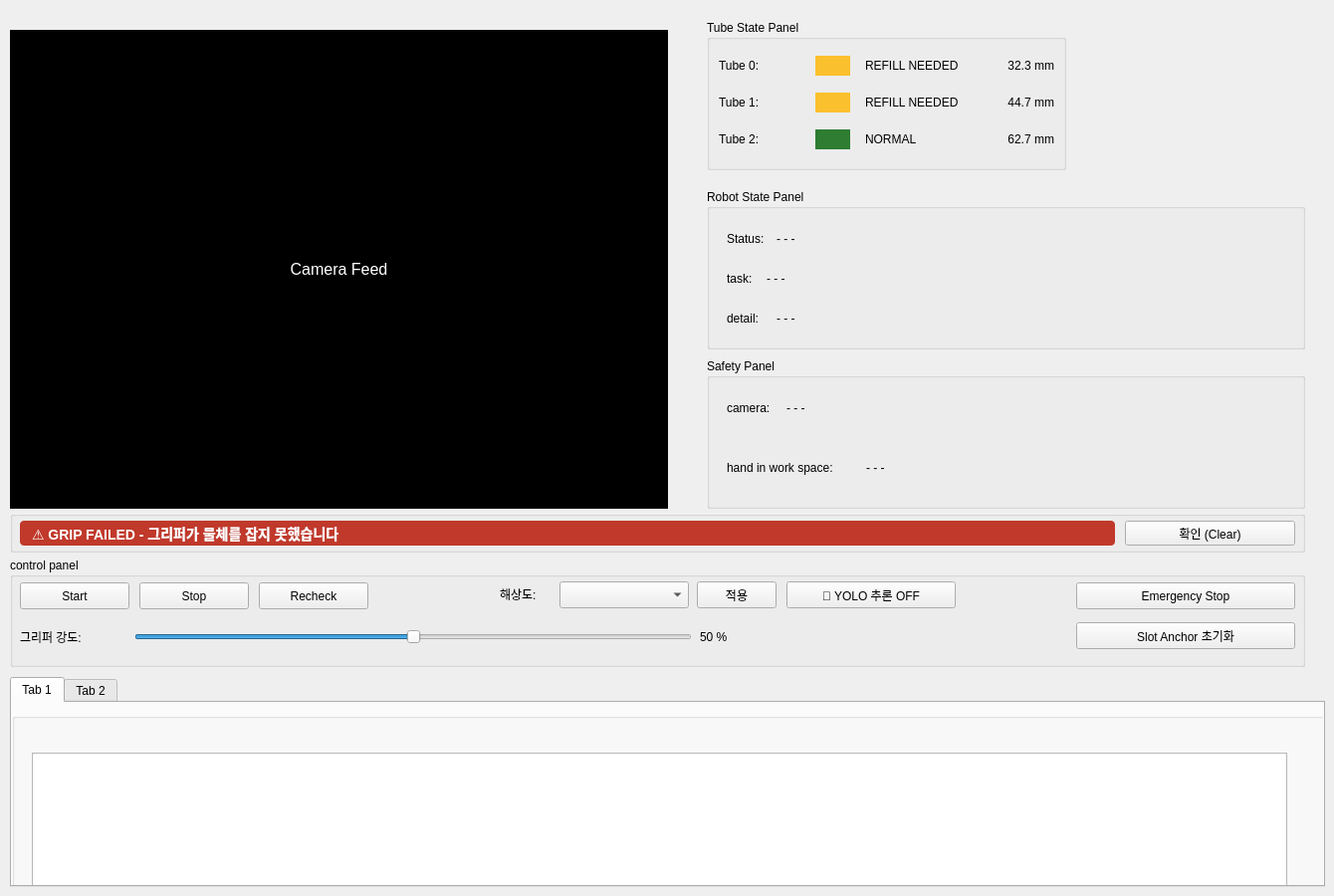
     <widget class="QWidget" name="tab_dashboard">
      <attribute name="title">
       <string>📺 운영 대시보드</string>
      </attribute>
      <widget class="QLabel" name="videoLabel">
       <property name="geometry">
        <rect>
         <x>10</x>
         <y>30</y>
         <width>661</width>
         <height>481</height>
        </rect>
       </property>
       <property name="styleSheet">
        <string>background-color:black; color:white; font-size:16px;</string>
       </property>
       <property name="text">
        <string>Camera Feed</string>
       </property>
       <property name="alignment">
        <set>Qt::AlignCenter</set>
       </property>
      </widget>
      <widget class="QGroupBox" name="groupBox_2">
       <property name="geometry">
        <rect>
         <x>710</x>
         <y>190</y>
         <width>601</width>
         <height>161</height>
        </rect>
       </property>
       <property name="title">
        <string>Robot State Panel</string>
       </property>
       <widget class="QLabel" name="label_tube0_2">
     <property name="geometry">
         <rect>
          <x>20</x>
          <y>40</y>
          <width>75</width>
          <height>20</height>
         </rect>
        </property>
        <property name="text">
         <string>Status:</string>
        </property>
       </widget>
       <widget class="QLabel" name="label_tube0_3">
     <property name="geometry">
         <rect>
          <x>20</x>
          <y>80</y>
          <width>75</width>
          <height>20</height>
         </rect>
        </property>
        <property name="text">
         <string>task:</string>
        </property>
       </widget>
       <widget class="QLabel" name="label_tube0_4">
     <property name="geometry">
         <rect>
          <x>20</x>
          <y>120</y>
          <width>75</width>
          <height>20</height>
         </rect>
        </property>
        <property name="text">
         <string>detail:</string>
        </property>
       </widget>
       <widget class="QLabel" name="label_tube0_9">
     <property name="geometry">
         <rect>
          <x>70</x>
          <y>120</y>
          <width>400</width>
          <height>20</height>
         </rect>
        </property>
        <property name="text">
         <string>- - -</string>
        </property>
       </widget>
       <widget class="QLabel" name="label_tube0_10">
     <property name="geometry">
         <rect>
          <x>60</x>
          <y>80</y>
          <width>400</width>
          <height>20</height>
         </rect>
        </property>
        <property name="text">
         <string>- - -</string>
        </property>
       </widget>
       <widget class="QLabel" name="label_tube0_11">
     <property name="geometry">
         <rect>
          <x>70</x>
          <y>40</y>
          <width>400</width>
          <height>20</height>
         </rect>
        </property>
        <property name="text">
         <string>- - -</string>
        </property>
       </widget>
      </widget>
      <widget class="QGroupBox" name="groupBox_3">
       <property name="geometry">
        <rect>
         <x>710</x>
         <y>360</y>
         <width>601</width>
         <height>151</height>
        </rect>
       </property>
       <property name="title">
        <string>Safety Panel</string>
       </property>
       <widget class="QLabel" name="label_tube0_5">
     <property name="geometry">
         <rect>
          <x>20</x>
          <y>40</y>
          <width>75</width>
          <height>20</height>
         </rect>
        </property>
        <property name="text">
         <string>camera:</string>
        </property>
       </widget>
       <widget class="QLabel" name="label_tube0_6">
     <property name="geometry">
         <rect>
          <x>20</x>
          <y>100</y>
          <width>141</width>
          <height>20</height>
         </rect>
        </property>
        <property name="text">
         <string>hand in work space:</string>
        </property>
       </widget>
       <widget class="QLabel" name="label_tube0_7">
     <property name="geometry">
         <rect>
          <x>80</x>
          <y>40</y>
          <width>400</width>
          <height>20</height>
         </rect>
        </property>
        <property name="text">
         <string>- - -</string>
        </property>
       </widget>
       <widget class="QLabel" name="label_tube0_8">
     <property name="geometry">
         <rect>
          <x>160</x>
          <y>100</y>
          <width>400</width>
          <height>20</height>
         </rect>
        </property>
        <property name="text">
         <string>- - -</string>
        </property>
       </widget>
      </widget>
      <widget class="QGroupBox" name="groupBox_alert">
       <property name="geometry">
        <rect>
         <x>10</x>
         <y>513</y>
         <width>1301</width>
         <height>42</height>
        </rect>
       </property>
       <property name="title">
        <string/>
       </property>
       <widget class="QLabel" name="lbl_grip_fail_alert">
        <property name="geometry">
         <rect>
          <x>10</x>
          <y>10</y>
          <width>1100</width>
          <height>25</height>
         </rect>
        </property>
        <property name="visible">
         <bool>false</bool>
        </property>
        <property name="styleSheet">
         <string>background-color:#c0392b; color:white; font-weight:bold; font-size:14px; border-radius:4px; padding-left:8px;</string>
        </property>
        <property name="text">
         <string>⚠ GRIP FAILED - 그리퍼가 물체를 잡지 못했습니다</string>
        </property>
       </widget>
       <widget class="QPushButton" name="btn_clear_fail">
        <property name="geometry">
         <rect>
          <x>1120</x>
          <y>10</y>
          <width>171</width>
          <height>25</height>
         </rect>
        </property>
        <property name="visible">
         <bool>false</bool>
        </property>
        <property name="text">
         <string>확인 (Clear)</string>
        </property>
       </widget>
      </widget>
      <widget class="QGroupBox" name="groupBox_4">
       <property name="geometry">
        <rect>
         <x>10</x>
         <y>560</y>
         <width>1301</width>
         <height>110</height>
        </rect>
       </property>
       <property name="title">
        <string>control panel</string>
       </property>
       <widget class="QPushButton" name="pushButton">
        <property name="geometry">
         <rect>
          <x>10</x>
          <y>25</y>
          <width>110</width>
          <height>27</height>
         </rect>
        </property>
        <property name="text">
         <string>Start</string>
        </property>
       </widget>
       <widget class="QPushButton" name="pushButton_2">
        <property name="geometry">
         <rect>
          <x>130</x>
          <y>25</y>
          <width>110</width>
          <height>27</height>
         </rect>
        </property>
        <property name="text">
         <string>Stop</string>
        </property>
       </widget>
       <widget class="QPushButton" name="pushButton_3">
        <property name="geometry">
         <rect>
          <x>250</x>
          <y>25</y>
          <width>110</width>
          <height>27</height>
         </rect>
        </property>
        <property name="text">
         <string>Recheck</string>
        </property>
       </widget>
       <widget class="QPushButton" name="pushButton_4">
        <property name="geometry">
         <rect>
          <x>1071</x>
          <y>25</y>
          <width>220</width>
          <height>27</height>
         </rect>
        </property>
        <property name="text">
         <string>Emergency Stop</string>
        </property>
       </widget>
       <widget class="QLabel" name="lbl_resolution">
     <property name="geometry">
         <rect>
          <x>492</x>
          <y>27</y>
          <width>55</width>
          <height>20</height>
         </rect>
        </property>
        <property name="text">
         <string>해상도:</string>
        </property>
       </widget>
       <widget class="QComboBox" name="comboBox_resolution">
        <property name="geometry">
         <rect>
          <x>552</x>
          <y>24</y>
          <width>130</width>
          <height>27</height>
         </rect>
        </property>
       </widget>
       <widget class="QPushButton" name="btn_apply_resolution">
        <property name="geometry">
         <rect>
          <x>690</x>
          <y>24</y>
          <width>80</width>
          <height>27</height>
         </rect>
        </property>
        <property name="text">
         <string>적용</string>
        </property>
       </widget>
       <widget class="QPushButton" name="btn_yolo_toggle">
        <property name="geometry">
         <rect>
          <x>780</x>
          <y>24</y>
          <width>170</width>
          <height>27</height>
         </rect>
        </property>
        <property name="text">
         <string>🎯 YOLO 추론 OFF</string>
        </property>
        <property name="checkable">
         <bool>true</bool>
        </property>
       </widget>
       <widget class="QLabel" name="lbl_gripper_force">
     <property name="geometry">
         <rect>
          <x>10</x>
          <y>70</y>
          <width>110</width>
          <height>20</height>
         </rect>
        </property>
        <property name="text">
         <string>그리퍼 강도:</string>
        </property>
       </widget>
       <widget class="QSlider" name="slider_gripper_force">
        <property name="geometry">
         <rect>
          <x>125</x>
          <y>66</y>
          <width>560</width>
          <height>27</height>
         </rect>
        </property>
        <property name="minimum">
         <number>0</number>
        </property>
        <property name="maximum">
         <number>100</number>
        </property>
        <property name="value">
         <number>50</number>
        </property>
        <property name="orientation">
         <enum>Qt::Horizontal</enum>
        </property>
       </widget>
       <widget class="QLabel" name="lbl_gripper_force_val">
     <property name="geometry">
         <rect>
          <x>693</x>
          <y>70</y>
          <width>60</width>
          <height>20</height>
         </rect>
        </property>
        <property name="text">
         <string>50 %</string>
        </property>
       </widget>
       <widget class="QPushButton" name="btn_yolo_toggle_2">
        <property name="geometry">
         <rect>
          <x>1071</x>
          <y>65</y>
          <width>220</width>
          <height>27</height>
         </rect>
        </property>
        <property name="text">
         <string>Slot Anchor 초기화</string>
        </property>
        <property name="checkable">
         <bool>true</bool>
        </property>
       </widget>
      </widget>
      <widget class="QGroupBox" name="groupBox">
       <property name="geometry">
        <rect>
         <x>710</x>
         <y>20</y>
         <width>361</width>
         <height>151</height>
        </rect>
       </property>
       <property name="title">
        <string>Tube State Panel</string>
       </property>
       <layout class="QGridLayout" name="gridLayout">
        <property name="horizontalSpacing">
         <number>15</number>
        </property>
        <property name="verticalSpacing">
         <number>10</number>
        </property>
        <item row="0" column="0">
         <widget class="QLabel" name="label_tube0">
     <property name="text">
           <string>Tube 0:</string>
          </property>
         </widget>
        </item>
        <item row="0" column="1">
         <widget class="QLabel" name="tube0_color_box">
          <property name="minimumSize">
           <size>
            <width>35</width>
            <height>20</height>
           </size>
          </property>
          <property name="maximumSize">
           <size>
            <width>35</width>
            <height>20</height>
           </size>
          </property>
          <property name="styleSheet">
           <string notr="true">background-color: #FBC02D;</string>
          </property>
          <property name="text">
           <string/>
          </property>
         </widget>
        </item>
        <item row="0" column="2">
         <widget class="QLabel" name="tube0_status_label">
     <property name="text">
           <string>REFILL NEEDED</string>
          </property>
         </widget>
        </item>
        <item row="0" column="3">
         <widget class="QLabel" name="tube0_val_label">
     <property name="text">
           <string>32.3 mm</string>
          </property>
          <property name="alignment">
           <set>Qt::AlignRight|Qt::AlignTrailing|Qt::AlignVCenter</set>
          </property>
         </widget>
        </item>
        <item row="1" column="0">
         <widget class="QLabel" name="label_tube1">
     <property name="text">
           <string>Tube 1:</string>
          </property>
         </widget>
        </item>
        <item row="1" column="1">
         <widget class="QLabel" name="tube1_color_box">
          <property name="minimumSize">
           <size>
            <width>35</width>
            <height>20</height>
           </size>
          </property>
          <property name="maximumSize">
           <size>
            <width>35</width>
            <height>20</height>
           </size>
          </property>
          <property name="styleSheet">
           <string notr="true">background-color: #FBC02D;</string>
          </property>
          <property name="text">
           <string/>
          </property>
         </widget>
        </item>
        <item row="1" column="2">
         <widget class="QLabel" name="tube1_status_label">
     <property name="text">
           <string>REFILL NEEDED</string>
          </property>
         </widget>
        </item>
        <item row="1" column="3">
         <widget class="QLabel" name="tube1_val_label">
     <property name="text">
           <string>44.7 mm</string>
          </property>
          <property name="alignment">
           <set>Qt::AlignRight|Qt::AlignTrailing|Qt::AlignVCenter</set>
          </property>
         </widget>
        </item>
        <item row="2" column="0">
         <widget class="QLabel" name="label_tube2">
     <property name="text">
           <string>Tube 2:</string>
          </property>
         </widget>
        </item>
        <item row="2" column="1">
         <widget class="QLabel" name="tube2_color_box">
          <property name="minimumSize">
           <size>
            <width>35</width>
            <height>20</height>
           </size>
          </property>
          <property name="maximumSize">
           <size>
            <width>35</width>
            <height>20</height>
           </size>
          </property>
          <property name="styleSheet">
           <string notr="true">background-color: #2E7D32;</string>
          </property>
          <property name="text">
           <string/>
          </property>
         </widget>
        </item>
        <item row="2" column="2">
         <widget class="QLabel" name="tube2_status_label">
     <property name="text">
           <string>NORMAL</string>
          </property>
         </widget>
        </item>
        <item row="2" column="3">
         <widget class="QLabel" name="tube2_val_label">
     <property name="text">
           <string>62.7 mm</string>
          </property>
          <property name="alignment">
           <set>Qt::AlignRight|Qt::AlignTrailing|Qt::AlignVCenter</set>
          </property>
         </widget>
        </item>
       </layout>
      </widget>
      <widget class="QTabWidget" name="vision_log">
       <property name="geometry">
        <rect>
         <x>10</x>
         <y>680</y>
         <width>1321</width>
         <height>211</height>
        </rect>
       </property>
       <property name="currentIndex">
        <number>0</number>
       </property>
       <widget class="QWidget" name="robo_tcontrol_log">
        <attribute name="title">
         <string>Tab 1</string>
        </attribute>
        <widget class="QGroupBox" name="groupBox_5">
         <property name="geometry">
          <rect>
           <x>0</x>
           <y>10</y>
           <width>1321</width>
           <height>241</height>
          </rect>
         </property>
         <property name="title">
          <string/>
         </property>
         <widget class="QTextEdit" name="textEdit">
     <property name="geometry">
           <rect>
            <x>20</x>
            <y>40</y>
            <width>1261</width>
            <height>191</height>
           </rect>
          </property>
         </widget>
        </widget>
       </widget>
       <widget class="QWidget" name="tab_2">
        <attribute name="title">
         <string>Tab 2</string>
        </attribute>
       </widget>
      </widget>
     </widget>
